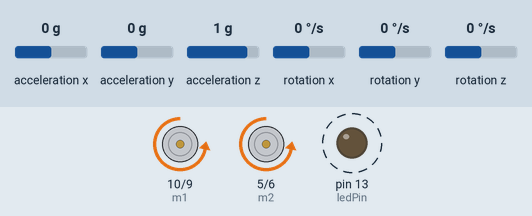
Recording of a sketch running on a simulated Arduino Uno, built with avr-gcc and run on an emulated ATmega328P. Parts: direction and speed pins drawn as motors (green arrow = direction pin HIGH = forward, orange = LOW = backward, longer = more drive), output pins drawn as LEDs (lit = HIGH). Wiring (inferred from the names in the program): MPU-6050 motion sensor at I2C address 0x69. Dashed ring = blinking. The inputs (shaded band) are chosen by the test bench; at power-on: acceleration y 0 g, acceleration z 1 g, acceleration x 0 g, rotation x 0 °/s, rotation y 0 °/s, rotation z 0 °/s. What the sketch prints to the serial monitor is not drawn.

Above: at 3.81 s.
4.3 s: acceleration y set to -1.4 g
At 4.73 s:
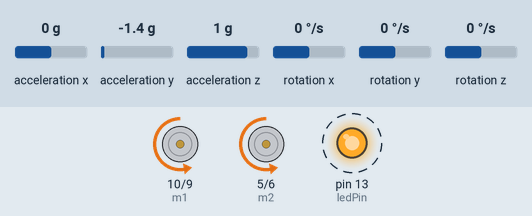
7.3 s: acceleration z set to -1.4 g
At 7.78 s:
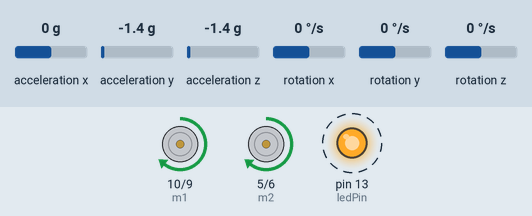
10.3 s: acceleration y set to -0.8 g
At 10.53 s:
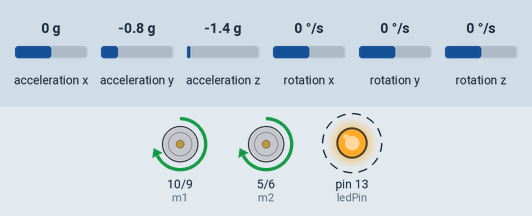
13.3 s: acceleration z set to 0 g
At 13.9 s:
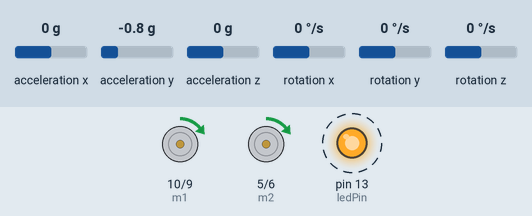
16.3 s: acceleration y set to 0 g
At 16.95 s:
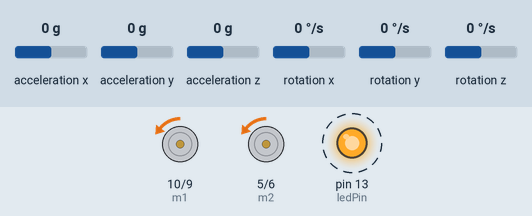
19.3 s: acceleration y set to 0.8 g
At 20.01 s:
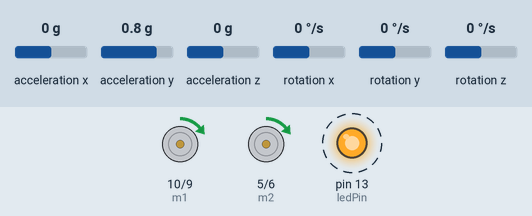
Timing chart, 0 to 23.3 s (numbered marks = the images above; inputs shaded):
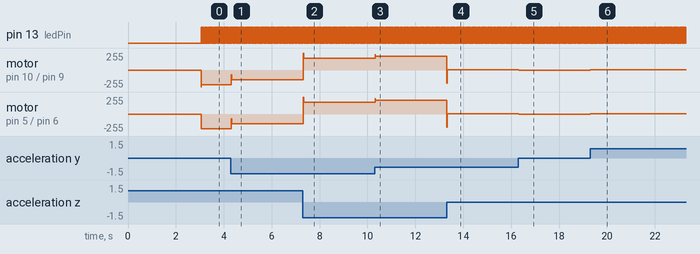

Measured:
- after the input at 4.3 s, motor on pin 10 (m1) / pin 9 (e1), motor on pin 5 (m2) / pin 6 (e2): backward 222/255 → backward 148/255 at once
- after the input at 7.3 s, motor on pin 10 (m1) / pin 9 (e1), motor on pin 5 (m2) / pin 6 (e2): backward 148/255 → forward 178/255 at once
- after the input at 10.3 s, motor on pin 10 (m1) / pin 9 (e1), motor on pin 5 (m2) / pin 6 (e2): forward 178/255 → forward 206/255 at once
- after the input at 13.3 s, motor on pin 10 (m1) / pin 9 (e1), motor on pin 5 (m2) / pin 6 (e2): forward 206/255 → forward 2/255 at once
- after the input at 16.3 s, motor on pin 10 (m1) / pin 9 (e1), motor on pin 5 (m2) / pin 6 (e2): forward 2/255 → backward 2/255 at once
- after the input at 19.3 s, motor on pin 10 (m1) / pin 9 (e1), motor on pin 5 (m2) / pin 6 (e2): backward 2/255 → forward 2/255 at once
- by itself, pin 13 (ledPin): alternates HIGH for 0.02 s and LOW for 0.02 s

The sketch:

selfbalancingrobot.ino
```cpp
//mpu6050 sketch for eventually doing the old inverted pendulum thing.
//i2c library
//added this comment to look at a change in a git repository.
//dur dur turpa derp.
#include<Wire.h>

#include "mpu.h"
#include "motors.h"
#include "calc.h"

int i = 0, data = 0;

//raw data variables
int16_t ax, ay, az, xangle, yangle;
int16_t gx, gy, gz;

//calculation variables
int angle, adjustment, calib;
float coeffa = .10, coeffb = -.1;   //.08, -.02

mpu6050 mpu;
motors  motorcontrol;
calc    calculus;

void setup() {

  Serial.begin(38400);

  motorcontrol.setup_motors();
  motorcontrol.go(0,0,0);

  mpu.setup_i2c();
  mpu.verify_i2c();
  mpu.initialize_chip();
  //mpu.calibrate_gyro();
  mpu.calibrate_accel();

}

void loop() {

  delay(10);

  mpu.get_gyro_rates();
  mpu.get_accel_values();
  mpu.get_accel_angles();
  gx = mpu.getx();
  gy = mpu.gety();        //I believe this is the axis you want
  gz = mpu.getz();
  ax = mpu.get_accelx();
  ay = mpu.get_accely();
  az = mpu.get_accelz();
  xangle = mpu.get_accel_xangle();
  yangle = mpu.get_accel_yangle();

  angle = xangle;

  adjustment = (int)(coeffa*(float)angle - coeffb*(float)calculus.derivative(angle));

  if(adjustment > 0)
    motorcontrol.go(1,1,adjustment/2);
  if(adjustment < 0)
    motorcontrol.go(0,1,abs(adjustment)/2);

  i = ~i;
  if(i){
    digitalWrite(ledPin, LOW);
  }else{
    digitalWrite(ledPin, HIGH);
  }

}
```

calc.h
```cpp
class calc{
  public:
    int sigint;
    int sigprev;
    int derivative(int sig);
    int integral(int sig);
    calc();
};

calc::calc(void){
  sigprev = 0;
  sigint =  0;
}

int calc::derivative(int sig){
  int der = sig - sigprev;
  sigprev = sig;
  return der;
}

int calc::integral(int sig){
  sigint += sig;
  return sigint;
}
```

motors.h
```cpp
const int m1 = 10;
const int e1 = 9;
const int m2 = 5;
const int e2 = 6;

class motors{
  public:
    void setup_motors(void);
    void go(int dir, int on, int motorspeed);
};

void motors::setup_motors(void){
  pinMode(m1,  OUTPUT);
  pinMode(e1,  OUTPUT);
  pinMode(m2,  OUTPUT);
  pinMode(e2,  OUTPUT);
}

void motors::go(int dir, int on, int motorspeed){

  if(!on){
    //stop
    digitalWrite(e1, LOW);
    digitalWrite(e2, LOW);
    digitalWrite(m1, LOW);
    digitalWrite(m2, LOW);
    //Serial.println("stopping");
  }else{
    if(dir){
      //go forward
      analogWrite(e1, motorspeed);
      analogWrite(e2, motorspeed);
      digitalWrite(m1, LOW);
      digitalWrite(m2, LOW);
      //Serial.println("going forward");
    }else{
      analogWrite(e1, motorspeed);
      analogWrite(e2, motorspeed);
      digitalWrite(m1, HIGH);
      digitalWrite(m2, HIGH);
      //Serial.println("going backward");
    }
  }

}
```

mpu.h
```cpp
#include "mpu_defines.h"

const int ledPin =  13;

class mpu6050{
  public:
    int  data;
    int  gyro_xout_h, gyro_xout_l, gyro_yout_h, gyro_yout_l, gyro_zout_h, gyro_zout_l,
      gyro_xout, gyro_yout, gyro_zout, gyro_xrate, gyro_yrate, gyro_zrate,
      gyro_xoffset, gyro_yoffset, gyro_zoffset, gyro_xsum, gyro_ysum, gyro_zsum,
      accel_xout_h, accel_xout_l, accel_yout_h, accel_yout_l, accel_zout_h, accel_zout_l,
      accel_xout, accel_yout, accel_zout, accel_xangle, accel_yangle, accel_average;
    int  gyro_xsensitivity = 20, gyro_ysensitivity = 20, gyro_zsensitivity = 20;
    void setup_i2c(void);
    void verify_i2c(void);
    int  read_i2c(int address);
    void write_i2c(int address, int data);
    void initialize_chip(void);
    void get_gyro_rates(void);
    void calibrate_gyro(void);
    void get_accel_values(void);
    void get_accel_angles(void);
    int  getx(void);
    int  gety(void);
    int  getz(void);
    int  get_accelx(void);
    int  get_accely(void);
    int  get_accelz(void);
    int  get_accel_xangle(void);
    int  get_accel_yangle(void);
    void calibrate_accel(void);
};

void mpu6050::setup_i2c(void){

  pinMode(ledPin,  OUTPUT);
  Wire.begin(MPU6050_ADDRESS);
  delay(1000);

}

int mpu6050::read_i2c(int address){

  Wire.beginTransmission(0xd2>>1);
  Wire.send(address);
  Wire.endTransmission();
  Wire.requestFrom(MPU6050_ADDRESS>>1,1);
  while(Wire.available())
    data = Wire.receive();
  Wire.endTransmission();
  return data;

}

void mpu6050::write_i2c(int address, int data){

  Wire.beginTransmission(0xd2>>1);
  Wire.send(address);
  Wire.send(data);
  Wire.endTransmission();

}

void mpu6050::verify_i2c(void){

  data = this->read_i2c(MPU6050_RA_WHO_AM_I);

  if(data == 0x68){
    Serial.println("the i2c is setup OK");
  }else{
    Serial.println("the i2c is not setup OK");
  }

}

void mpu6050::initialize_chip(void){
  //Sets sample rate to 8000/1+7 = 1000Hz
  this->write_i2c(MPU6050_RA_SMPLRT_DIV, 0x07);
  //Disable FSync, 20Hz DLPF
  this->write_i2c(MPU6050_RA_CONFIG, 0x04);
  //Disable gyro self tests, scale of 500 degrees/s
  this->write_i2c(MPU6050_RA_GYRO_CONFIG, 0b00001000);
  //Disable accel self tests, scale of +-2g, no DHPF
  this->write_i2c(MPU6050_RA_ACCEL_CONFIG, 0x00);
  //Freefall threshold of |0mg|
  //can't find this register in the register map.
  //this->write_i2c(MPU6050_RA_FF_THR, 0x00);
  //Freefall duration limit of 0
  //can't find this register in the register map.
  //this->write_i2c(MPU6050_RA_FF_DUR, 0x00);
  //Motion threshold of 0mg
  this->write_i2c(MPU6050_RA_MOT_THR, 0x00);
  //Motion duration of 0s
  //can't find this register in the register map.
  //this->write_i2c(MPU6050_RA_MOT_DUR, 0x00);
  //Zero motion threshold
  //can't find this register in the register map.
  //this->write_i2c(MPU6050_RA_ZRMOT_THR, 0x00);
  //Zero motion duration threshold
  //can't find this register in the register map.
  //this->write_i2c(MPU6050_RA_ZRMOT_DUR, 0x00);
  //Disable sensor output to FIFO buffer
  this->write_i2c(MPU6050_RA_FIFO_EN, 0x00);

  //AUX I2C setup
  //Sets AUX I2C to single master control, plus other config
  this->write_i2c(MPU6050_RA_I2C_MST_CTRL, 0x00);
  //Setup AUX I2C slaves
  this->write_i2c(MPU6050_RA_I2C_SLV0_ADDR, 0x00);
  this->write_i2c(MPU6050_RA_I2C_SLV0_REG, 0x00);
  this->write_i2c(MPU6050_RA_I2C_SLV0_CTRL, 0x00);
  this->write_i2c(MPU6050_RA_I2C_SLV1_ADDR, 0x00);
  this->write_i2c(MPU6050_RA_I2C_SLV1_REG, 0x00);
  this->write_i2c(MPU6050_RA_I2C_SLV1_CTRL, 0x00);
  this->write_i2c(MPU6050_RA_I2C_SLV2_ADDR, 0x00);
  this->write_i2c(MPU6050_RA_I2C_SLV2_REG, 0x00);
  this->write_i2c(MPU6050_RA_I2C_SLV2_CTRL, 0x00);
  this->write_i2c(MPU6050_RA_I2C_SLV3_ADDR, 0x00);
  this->write_i2c(MPU6050_RA_I2C_SLV3_REG, 0x00);
  this->write_i2c(MPU6050_RA_I2C_SLV3_CTRL, 0x00);
  this->write_i2c(MPU6050_RA_I2C_SLV4_ADDR, 0x00);
  this->write_i2c(MPU6050_RA_I2C_SLV4_REG, 0x00);
  this->write_i2c(MPU6050_RA_I2C_SLV4_DO, 0x00);
  this->write_i2c(MPU6050_RA_I2C_SLV4_CTRL, 0x00);
  this->write_i2c(MPU6050_RA_I2C_SLV4_DI, 0x00);

  //Setup INT pin and AUX I2C pass through.  make int pin open drain.
  this->write_i2c(MPU6050_RA_INT_PIN_CFG, 0x40);
  //disable all interrupts
  this->write_i2c(MPU6050_RA_INT_ENABLE, 0x00);

  //Slave out, dont care
  this->write_i2c(MPU6050_RA_I2C_SLV0_DO, 0x00);
  this->write_i2c(MPU6050_RA_I2C_SLV1_DO, 0x00);
  this->write_i2c(MPU6050_RA_I2C_SLV2_DO, 0x00);
  this->write_i2c(MPU6050_RA_I2C_SLV3_DO, 0x00);
  //More slave config
  this->write_i2c(MPU6050_RA_I2C_MST_DELAY_CTRL, 0x00);
  //Reset sensor signal paths
  this->write_i2c(MPU6050_RA_SIGNAL_PATH_RESET, 0x00);
  //Motion detection control
  this->write_i2c(MPU6050_RA_MOT_DETECT_CTRL, 0x00);
  //Disables FIFO, AUX I2C, FIFO and I2C reset bits to 0
  this->write_i2c(MPU6050_RA_USER_CTRL, 0x00);
  //Sets clock source to gyro reference w/ PLL
  this->write_i2c(MPU6050_RA_PWR_MGMT_1, 0b00000010);
  //Controls frequency of wakeups in accel low power mode plus the sensor standby modes
  this->write_i2c(MPU6050_RA_PWR_MGMT_2, 0x00);

  //Data transfer to and from the FIFO buffer
  this->write_i2c(MPU6050_RA_FIFO_R_W, 0x00);

  Serial.println("\nMPU6050 Setup Complete");
  Serial.println();
}

void mpu6050::get_gyro_rates(void){

  gyro_xout_h = this->read_i2c(MPU6050_RA_GYRO_XOUT_H);
  gyro_xout_l = this->read_i2c(MPU6050_RA_GYRO_XOUT_L);
  gyro_yout_h = this->read_i2c(MPU6050_RA_GYRO_YOUT_H);
  gyro_yout_l = this->read_i2c(MPU6050_RA_GYRO_YOUT_L);
  gyro_zout_h = this->read_i2c(MPU6050_RA_GYRO_ZOUT_H);
  gyro_zout_l = this->read_i2c(MPU6050_RA_GYRO_ZOUT_L);

  gyro_xout = ((gyro_xout_h<<8)|gyro_xout_l) - gyro_xoffset;   //will want to add calibration offsets later.
  gyro_yout = ((gyro_yout_h<<8)|gyro_yout_l) - gyro_yoffset;
  gyro_zout = ((gyro_zout_h<<8)|gyro_zout_l) - gyro_zoffset;

  //convert from unsigned to signed
  int gyro_xout_s = (short)gyro_xout;
  int gyro_yout_s = (short)gyro_yout;
  int gyro_zout_s = (short)gyro_zout;

  gyro_xrate = (float)gyro_xout_s/gyro_xsensitivity;  //not sure what these need to be set at
  gyro_yrate = (float)gyro_yout_s/gyro_ysensitivity;
  gyro_zrate = (float)gyro_zout_s/gyro_zsensitivity;

  //Serial.print("gyrosope x out is: ");
  //Serial.println(gyro_xrate);
  //Serial.print("gyrosope y out is: ");
  //Serial.println(gyro_yrate);
  //Serial.print("gyrosope z out is: ");
  //Serial.println(gyro_zrate);
  //Serial.println();

}

void mpu6050::calibrate_gyro(void){

  Serial.println("Calibrating gyroscope");
  Serial.println();
  for(int x = 0; x < 500; x++){
    gyro_xout_h = this->read_i2c(MPU6050_RA_GYRO_XOUT_H);
    gyro_xout_l = this->read_i2c(MPU6050_RA_GYRO_XOUT_L);
    gyro_yout_h = this->read_i2c(MPU6050_RA_GYRO_YOUT_H);
    gyro_yout_l = this->read_i2c(MPU6050_RA_GYRO_YOUT_L);
    gyro_zout_h = this->read_i2c(MPU6050_RA_GYRO_ZOUT_H);
    gyro_zout_l = this->read_i2c(MPU6050_RA_GYRO_ZOUT_L);
    gyro_xsum += ((gyro_xout_h<<8)|gyro_xout_l);
    if( ((gyro_yout_h<<8)|gyro_yout_l) < 250)
      gyro_ysum += ((gyro_yout_h<<8)|gyro_yout_l);
    gyro_zsum += ((gyro_zout_h<<8)|gyro_zout_l);
    delay(1);
  }

  gyro_xoffset = (float)gyro_xsum/500;
  gyro_yoffset = (float)gyro_ysum/500;
  gyro_zoffset = (float)gyro_zsum/500;

  Serial.println("Done calibrating");
  Serial.print("X offset is: ");
  Serial.println((short)gyro_xoffset);
  Serial.print("Y offset is: ");
  Serial.println((short)gyro_yoffset);
  Serial.print("Z offset is: ");
  Serial.println((short)gyro_zoffset);

  delay(1000);

}

int mpu6050::getx(void){
  return gyro_xrate;
}

int mpu6050::gety(void){
  return gyro_xrate;
}

int mpu6050::getz(void){
  return gyro_xrate;
}

void mpu6050::get_accel_values(){

  accel_xout_h = this->read_i2c(MPU6050_RA_ACCEL_XOUT_H);
  accel_xout_l = this->read_i2c(MPU6050_RA_ACCEL_XOUT_L);
  accel_yout_h = this->read_i2c(MPU6050_RA_ACCEL_YOUT_H);
  accel_yout_l = this->read_i2c(MPU6050_RA_ACCEL_YOUT_L);
  accel_zout_h = this->read_i2c(MPU6050_RA_ACCEL_ZOUT_H);
  accel_zout_l = this->read_i2c(MPU6050_RA_ACCEL_ZOUT_L);

  accel_xout = (short)((accel_xout_h<<8)|accel_xout_l);
  accel_yout = (short)((accel_yout_h<<8)|accel_yout_l);
  accel_zout = (short)((accel_zout_h<<8)|accel_zout_l);

}

void mpu6050::calibrate_accel(void){

  Serial.println();
  Serial.println("Calibrating accelerometer");

  int accel_total = 0;
  for(int x = 0; x < 500; x++){
    this->get_accel_values();
    this->get_accel_angles();
    accel_total += accel_xangle;
  }
  accel_average = (float)accel_total/500;

  Serial.println("Done calibrating accelerometer");

}

//Converts the already acquired accelerometer data into 3D euler angles
void mpu6050::get_accel_angles(void){

  //the thing is oriented funny, so substitute these accordingly.
  accel_xangle = 100*57.295*atan((float)accel_zout/ sqrt(pow((float)accel_yout,2)+pow((float)accel_zout,2))) - accel_average;   //use calibration here
  accel_yangle = 100*57.295*atan((float)-accel_yout/ sqrt(pow((float)accel_zout,2)+pow((float)accel_yout,2)));

}

int mpu6050::get_accelx(void){
  return accel_xout;
}


int mpu6050::get_accely(void){
  return accel_yout;
}


int mpu6050::get_accelz(void){
  return accel_zout;
}

int mpu6050::get_accel_xangle(void){
  return accel_xangle;
}


int mpu6050::get_accel_yangle(void){
  return accel_yangle;
}
```

mpu_defines.h
```cpp
//defines copied from:
//http://www.botched.co.uk/pic-tutorials/mpu6050-setup-data-aquisition/

#define MPU6050_ADDRESS 0b11010010 // Address with end write bit
#define MPU6050_RA_XG_OFFS_TC 0x00 //[7] PWR_MODE, [6:1] XG_OFFS_TC, [0] OTP_BNK_VLD
#define MPU6050_RA_YG_OFFS_TC 0x01 //[7] PWR_MODE, [6:1] YG_OFFS_TC, [0] OTP_BNK_VLD
#define MPU6050_RA_ZG_OFFS_TC 0x02 //[7] PWR_MODE, [6:1] ZG_OFFS_TC, [0] OTP_BNK_VLD
#define MPU6050_RA_X_FINE_GAIN 0x03 //[7:0] X_FINE_GAIN
#define MPU6050_RA_Y_FINE_GAIN 0x04 //[7:0] Y_FINE_GAIN
#define MPU6050_RA_Z_FINE_GAIN 0x05 //[7:0] Z_FINE_GAIN
#define MPU6050_RA_XA_OFFS_H 0x06 //[15:0] XA_OFFS
#define MPU6050_RA_XA_OFFS_L_TC 0x07
#define MPU6050_RA_YA_OFFS_H 0x08 //[15:0] YA_OFFS
#define MPU6050_RA_YA_OFFS_L_TC 0x09
#define MPU6050_RA_ZA_OFFS_H 0x0A //[15:0] ZA_OFFS
#define MPU6050_RA_ZA_OFFS_L_TC 0x0B
#define MPU6050_RA_XG_OFFS_USRH 0x13 //[15:0] XG_OFFS_USR
#define MPU6050_RA_XG_OFFS_USRL 0x14
#define MPU6050_RA_YG_OFFS_USRH 0x15 //[15:0] YG_OFFS_USR
#define MPU6050_RA_YG_OFFS_USRL 0x16
#define MPU6050_RA_ZG_OFFS_USRH 0x17 //[15:0] ZG_OFFS_USR
#define MPU6050_RA_ZG_OFFS_USRL 0x18
#define MPU6050_RA_SMPLRT_DIV 0x19
#define MPU6050_RA_CONFIG 0x1A
#define MPU6050_RA_GYRO_CONFIG 0x1B
#define MPU6050_RA_ACCEL_CONFIG 0x1C
#define MPU6050_RA_FF_THR 0x1D
#define MPU6050_RA_FF_DUR 0x1E
#define MPU6050_RA_MOT_THR 0x1F
#define MPU6050_RA_MOT_DUR 0x20
#define MPU6050_RA_ZRMOT_THR 0x21
#define MPU6050_RA_ZRMOT_DUR 0x22
#define MPU6050_RA_FIFO_EN 0x23
#define MPU6050_RA_I2C_MST_CTRL 0x24
#define MPU6050_RA_I2C_SLV0_ADDR 0x25
#define MPU6050_RA_I2C_SLV0_REG 0x26
#define MPU6050_RA_I2C_SLV0_CTRL 0x27
#define MPU6050_RA_I2C_SLV1_ADDR 0x28
#define MPU6050_RA_I2C_SLV1_REG 0x29
#define MPU6050_RA_I2C_SLV1_CTRL 0x2A
#define MPU6050_RA_I2C_SLV2_ADDR 0x2B
#define MPU6050_RA_I2C_SLV2_REG 0x2C
#define MPU6050_RA_I2C_SLV2_CTRL 0x2D
#define MPU6050_RA_I2C_SLV3_ADDR 0x2E
#define MPU6050_RA_I2C_SLV3_REG 0x2F
#define MPU6050_RA_I2C_SLV3_CTRL 0x30
#define MPU6050_RA_I2C_SLV4_ADDR 0x31
#define MPU6050_RA_I2C_SLV4_REG 0x32
#define MPU6050_RA_I2C_SLV4_DO 0x33
#define MPU6050_RA_I2C_SLV4_CTRL 0x34
#define MPU6050_RA_I2C_SLV4_DI 0x35
#define MPU6050_RA_I2C_MST_STATUS 0x36
#define MPU6050_RA_INT_PIN_CFG 0x37
#define MPU6050_RA_INT_ENABLE 0x38
#define MPU6050_RA_DMP_INT_STATUS 0x39
#define MPU6050_RA_INT_STATUS 0x3A
#define MPU6050_RA_ACCEL_XOUT_H 0x3B
#define MPU6050_RA_ACCEL_XOUT_L 0x3C
#define MPU6050_RA_ACCEL_YOUT_H 0x3D
#define MPU6050_RA_ACCEL_YOUT_L 0x3E
#define MPU6050_RA_ACCEL_ZOUT_H 0x3F
#define MPU6050_RA_ACCEL_ZOUT_L 0x40
#define MPU6050_RA_TEMP_OUT_H 0x41
#define MPU6050_RA_TEMP_OUT_L 0x42
#define MPU6050_RA_GYRO_XOUT_H 0x43
#define MPU6050_RA_GYRO_XOUT_L 0x44
#define MPU6050_RA_GYRO_YOUT_H 0x45
#define MPU6050_RA_GYRO_YOUT_L 0x46
#define MPU6050_RA_GYRO_ZOUT_H 0x47
#define MPU6050_RA_GYRO_ZOUT_L 0x48
#define MPU6050_RA_EXT_SENS_DATA_00 0x49
#define MPU6050_RA_EXT_SENS_DATA_01 0x4A
#define MPU6050_RA_EXT_SENS_DATA_02 0x4B
#define MPU6050_RA_EXT_SENS_DATA_03 0x4C
#define MPU6050_RA_EXT_SENS_DATA_04 0x4D
#define MPU6050_RA_EXT_SENS_DATA_05 0x4E
#define MPU6050_RA_EXT_SENS_DATA_06 0x4F
#define MPU6050_RA_EXT_SENS_DATA_07 0x50
#define MPU6050_RA_EXT_SENS_DATA_08 0x51
#define MPU6050_RA_EXT_SENS_DATA_09 0x52
#define MPU6050_RA_EXT_SENS_DATA_10 0x53
#define MPU6050_RA_EXT_SENS_DATA_11 0x54
#define MPU6050_RA_EXT_SENS_DATA_12 0x55
#define MPU6050_RA_EXT_SENS_DATA_13 0x56
#define MPU6050_RA_EXT_SENS_DATA_14 0x57
#define MPU6050_RA_EXT_SENS_DATA_15 0x58
#define MPU6050_RA_EXT_SENS_DATA_16 0x59
#define MPU6050_RA_EXT_SENS_DATA_17 0x5A
#define MPU6050_RA_EXT_SENS_DATA_18 0x5B
#define MPU6050_RA_EXT_SENS_DATA_19 0x5C
#define MPU6050_RA_EXT_SENS_DATA_20 0x5D
#define MPU6050_RA_EXT_SENS_DATA_21 0x5E
#define MPU6050_RA_EXT_SENS_DATA_22 0x5F
#define MPU6050_RA_EXT_SENS_DATA_23 0x60
#define MPU6050_RA_MOT_DETECT_STATUS 0x61
#define MPU6050_RA_I2C_SLV0_DO 0x63
#define MPU6050_RA_I2C_SLV1_DO 0x64
#define MPU6050_RA_I2C_SLV2_DO 0x65
#define MPU6050_RA_I2C_SLV3_DO 0x66
#define MPU6050_RA_I2C_MST_DELAY_CTRL 0x67
#define MPU6050_RA_SIGNAL_PATH_RESET 0x68
#define MPU6050_RA_MOT_DETECT_CTRL 0x69
#define MPU6050_RA_USER_CTRL 0x6A
#define MPU6050_RA_PWR_MGMT_1 0x6B
#define MPU6050_RA_PWR_MGMT_2 0x6C
#define MPU6050_RA_BANK_SEL 0x6D
#define MPU6050_RA_MEM_START_ADDR 0x6E
#define MPU6050_RA_MEM_R_W 0x6F
#define MPU6050_RA_DMP_CFG_1 0x70
#define MPU6050_RA_DMP_CFG_2 0x71
#define MPU6050_RA_FIFO_COUNTH 0x72
#define MPU6050_RA_FIFO_COUNTL 0x73
#define MPU6050_RA_FIFO_R_W 0x74
#define MPU6050_RA_WHO_AM_I 0x75
```
